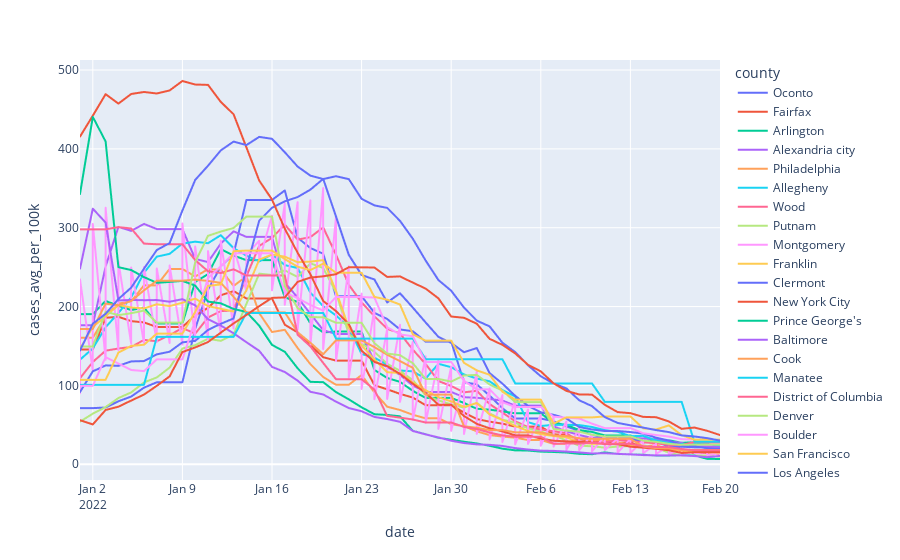

The notebook cell saved with this chart:
### Code cell
px.line(
    df_22_counties, x=df_22_counties.index, y="cases_avg_per_100k", color="county"
)
